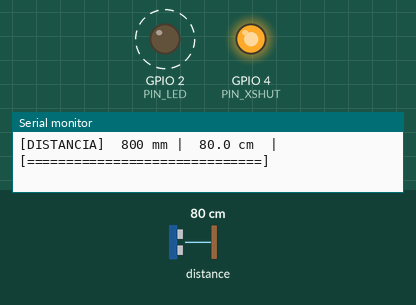
Simulated run of this sketch. Board: ESP32. On the bench: output pins drawn as LEDs (lit = HIGH), the last lines printed to the serial monitor. Dashed ring = blinking. Inputs (shaded band) come from the test bench; at power-on: distance to the obstacle 80 cm.

Above: at 2.18 s.
2.4 s: distance to the obstacle set to 196 cm
5.4 s: distance to the obstacle set to 206 cm
At 5.4 s:
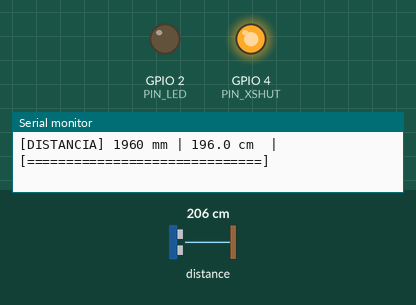
7.3 s: distance to the obstacle set to 60 cm
At 7.65 s:
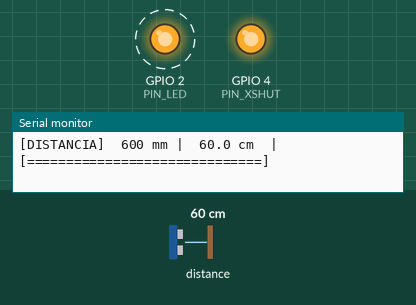
10.3 s: distance to the obstacle set to 250 cm
At 10.3 s:
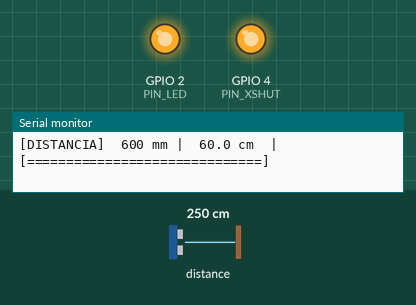
Timing chart, 0 to 12.8 s (numbered marks = the images above; inputs shaded):
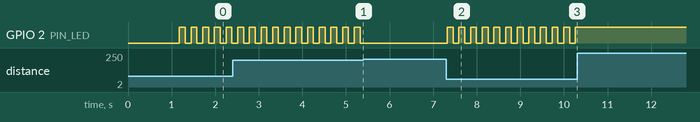

Measured:
- the behaviour switches between 200 and 201 cm on distance to the obstacle (found by bisection; images 0 and 1)
- after the input at 5.4 s, GPIO 2 (PIN_LED): stops changing and stays LOW
- after the input at 7.3 s, GPIO 2 (PIN_LED): alternates HIGH for 0.13 s and LOW for 0.13 s, starting at once
- after the input at 10.3 s, GPIO 2 (PIN_LED): stops changing and stays HIGH
- by itself, GPIO 2 (PIN_LED): alternates HIGH for 0.13 s and LOW for 0.13 s

The sketch:

TESTE_1_SENSOR_VL53L0X.ino
```cpp
/**
 * ==============================================================================
 * TESTE DE 1 SENSOR DE DISTÂNCIA / MOVIMENTO (VL53L0X - ToF)
 * Micromouse - ESP32
 * ==============================================================================
 * Conexões:
 *   - SDA   -> GPIO 21
 *   - SCL   -> GPIO 22
 *   - XSHUT -> GPIO 4
 *   - VIN   -> 3.3V (ou 5V se o módulo tiver regulador interno)
 *   - GND   -> GND
 * ==============================================================================
 */

#include <Arduino.h>
#include <Wire.h>
#include <VL53L0X.h>

#define PIN_SDA   21
#define PIN_SCL   22
#define PIN_XSHUT 4
#define PIN_LED   2  // LED onboard para feedback visual

VL53L0X sensor;
bool sensor_iniciado = false;

bool scanI2C() {
    Serial.println("\n--- [I2C SCAN] Varrendo barramento (SDA=21, SCL=22) ---");
    byte count = 0;
    bool achou_vl53 = false;

    for (byte addr = 1; addr < 127; addr++) {
        Wire.beginTransmission(addr);
        byte error = Wire.endTransmission();
        if (error == 0) {
            Serial.printf("  [+] Dispositivo encontrado no endereco: 0x%02X", addr);
            if (addr == 0x29) {
                Serial.print("  <-- SENSOR VL53L0X DETECTADO!");
                achou_vl53 = true;
            }
            Serial.println();
            count++;
        }
    }

    if (count == 0) {
        Serial.println("  [!] Nenhum dispositivo I2C respondeu.");
    } else {
        Serial.printf("  Total de dispositivos no barramento: %d\n", count);
    }
    Serial.println("-------------------------------------------------------");
    return achou_vl53;
}

bool inicializarSensor() {
    // Reset de hardware do sensor via XSHUT:
    // Nível baixo desliga; Nível alto liga.
    pinMode(PIN_XSHUT, OUTPUT);
    digitalWrite(PIN_XSHUT, LOW);
    delay(50);
    digitalWrite(PIN_XSHUT, HIGH);
    delay(50);

    bool detectado = scanI2C();

    sensor.setBus(&Wire);
    sensor.setTimeout(500);

    if (!sensor.init()) {
        return false;
    }

    // Configura orçamento de medição para ~33 ms (~30 Hz)
    sensor.setMeasurementTimingBudget(33000);
    sensor.startContinuous();
    return true;
}

void setup() {
    Serial.begin(115200);
    pinMode(PIN_LED, OUTPUT);
    digitalWrite(PIN_LED, LOW);

    delay(1000);

    Serial.println("\n=======================================================");
    Serial.println("     MICROMOUSE - TESTE INDIVIDUAL SENSOR VL53L0X     ");
    Serial.println("=======================================================");
    Serial.printf("Portas configuradas:\n");
    Serial.printf("  - SDA   : GPIO %d\n", PIN_SDA);
    Serial.printf("  - SCL   : GPIO %d\n", PIN_SCL);
    Serial.printf("  - XSHUT : GPIO %d\n", PIN_XSHUT);
    Serial.println("=======================================================");

    // Inicia barramento I2C a 100 kHz (mais estável para protoboard/jumpers)
    Wire.begin(PIN_SDA, PIN_SCL, 100000);

    Serial.println("[*] Testando comunicacao inicial...");
    sensor_iniciado = inicializarSensor();

    if (!sensor_iniciado) {
        Serial.println("\n[AVISO] Sensor VL53L0X ainda nao respondeu.");
        Serial.println("Verifique os jumpers:");
        Serial.println("  1. VIN/VCC -> 3.3V da ESP32");
        Serial.println("  2. GND     -> GND da ESP32");
        Serial.println("  3. SDA     -> Pino GPIO 21");
        Serial.println("  4. SCL     -> Pino GPIO 22");
        Serial.println("  5. XSHUT   -> Pino GPIO 4");
        Serial.println("Tentando reconectar a cada 2 segundos...\n");
    } else {
        Serial.println("\n[SUCESSO] Sensor VL53L0X pronto e efetuando leituras contínuas!");
    }
}

void loop() {
    if (!sensor_iniciado) {
        // Pisca LED indicando que está aguardando o sensor ser conectado
        digitalWrite(PIN_LED, HIGH);
        delay(200);
        digitalWrite(PIN_LED, LOW);
        delay(1800);

        Serial.println("[*] Tentando reconectar ao sensor...");
        sensor_iniciado = inicializarSensor();
        if (sensor_iniciado) {
            Serial.println("\n[SUCESSO] Sensor detectado e inicializado com sucesso!\n");
        }
        return;
    }

    uint16_t dist_mm = sensor.readRangeContinuousMillimeters();

    if (sensor.timeoutOccurred()) {
        Serial.println("[TIMEOUT] Sensor nao respondeu dentro do tempo limite.");
    } else if (dist_mm >= 8190 || dist_mm == 0) {
        Serial.println("[ALCANCE] Objeto fora de alcance / Sem reflexão");
    } else {
        float dist_cm = dist_mm / 10.0;

        // Barra gráfica para visualização rápida no Monitor Serial
        char bar[31];
        int num_chars = map(constrain(dist_mm, 20, 500), 20, 500, 1, 30);
        for (int i = 0; i < num_chars; i++) bar[i] = '=';
        bar[num_chars] = '\0';

        Serial.printf("[DISTANCIA] %4d mm | %5.1f cm  | [%-30s]\n", dist_mm, dist_cm, bar);

        // Pisca LED onboard a cada leitura com sucesso
        digitalWrite(PIN_LED, !digitalRead(PIN_LED));
    }

    delay(100);
}
```
